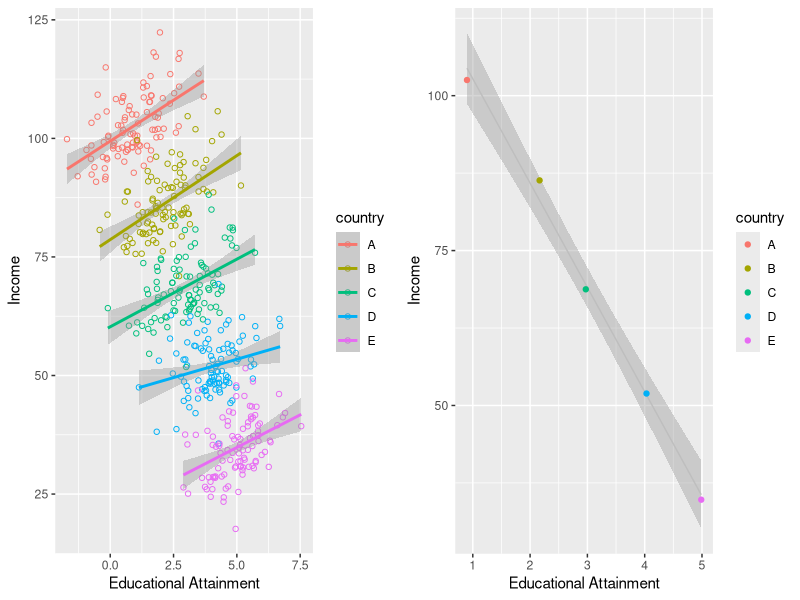

Source code (R):
## ---- chunk 1
knitr::opts_chunk$set(echo = TRUE)
knitr::opts_chunk$set(fig.path="../../img/ecofall/")
## ---- chunk 2
library(tidyverse)
library(gridExtra)
cont.list <- c('A','B','C','D','E')
nsam <- 100
tbl <- tibble(country=rep(cont.list,each=nsam), bl=rep(seq(100,by=-20,length.out=length(cont.list)),each=nsam))
for (i in seq_along(cont.list <- c('A','B','C','D','E'))){
  tbl[tbl$country==cont.list[i],'EA'] <- rnorm(nsam, mean=i)
}
tbl <- tbl %>% mutate(income=3*EA+bl+rnorm(n=nsam,sd=5))
tbl2 <- tbl %>% group_by(country) %>% summarize(mean_EA=mean(EA), mean_income=mean(income))
## ---- chunk 3
p1 <- ggplot(tbl, aes(x=EA, y=income, color=country)) + geom_point(shape=1) + geom_smooth(method=lm) + ylab('Income') + xlab('Educational Attainment')
p2 <- ggplot(tbl2, aes(x=mean_EA, y=mean_income, color=country)) + geom_smooth(method=lm, size=0.5, color='grey') + ylab('Income') + xlab('Educational Attainment') + geom_point(shape=19)
grid.arrange(p1, p2, nrow=1)
